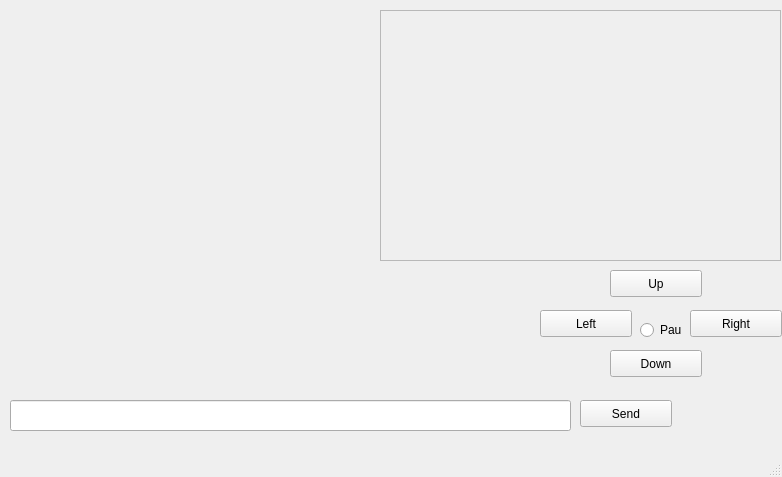
<?xml version="1.0" encoding="UTF-8"?>
<ui version="4.0">
 <class>MainWindow</class>
 <widget class="QMainWindow" name="MainWindow">
  <property name="geometry">
   <rect>
    <x>0</x>
    <y>0</y>
    <width>782</width>
    <height>477</height>
   </rect>
  </property>
  <property name="windowTitle">
   <string>MainWindow</string>
  </property>
  <widget class="QWidget" name="centralwidget">
   <widget class="QPushButton" name="pushButton">
    <property name="geometry">
     <rect>
      <x>580</x>
      <y>400</y>
      <width>92</width>
      <height>27</height>
     </rect>
    </property>
    <property name="text">
     <string>Send</string>
    </property>
   </widget>
   <widget class="QScrollArea" name="scrollArea">
    <property name="geometry">
     <rect>
      <x>380</x>
      <y>10</y>
      <width>401</width>
      <height>251</height>
     </rect>
    </property>
    <property name="widgetResizable">
     <bool>true</bool>
    </property>
    <widget class="QWidget" name="scrollAreaWidgetContents">
     <property name="geometry">
      <rect>
       <x>0</x>
       <y>0</y>
       <width>399</width>
       <height>249</height>
      </rect>
     </property>
     <widget class="Q3TextBrowser" name="textBrowser">
      <property name="geometry">
       <rect>
        <x>0</x>
        <y>0</y>
        <width>391</width>
        <height>241</height>
       </rect>
      </property>
     </widget>
    </widget>
   </widget>
   <widget class="QLineEdit" name="lineEdit">
    <property name="geometry">
     <rect>
      <x>10</x>
      <y>400</y>
      <width>561</width>
      <height>31</height>
     </rect>
    </property>
   </widget>
   <widget class="QPushButton" name="pushButton_2">
    <property name="geometry">
     <rect>
      <x>610</x>
      <y>270</y>
      <width>92</width>
      <height>27</height>
     </rect>
    </property>
    <property name="text">
     <string>Up</string>
    </property>
   </widget>
   <widget class="QPushButton" name="pushButton_3">
    <property name="geometry">
     <rect>
      <x>540</x>
      <y>310</y>
      <width>92</width>
      <height>27</height>
     </rect>
    </property>
    <property name="text">
     <string>Left</string>
    </property>
   </widget>
   <widget class="QPushButton" name="pushButton_4">
    <property name="geometry">
     <rect>
      <x>610</x>
      <y>350</y>
      <width>92</width>
      <height>27</height>
     </rect>
    </property>
    <property name="text">
     <string>Down</string>
    </property>
   </widget>
   <widget class="QPushButton" name="pushButton_5">
    <property name="geometry">
     <rect>
      <x>690</x>
      <y>310</y>
      <width>92</width>
      <height>27</height>
     </rect>
    </property>
    <property name="text">
     <string>Right</string>
    </property>
   </widget>
   <widget class="QRadioButton" name="radioButton">
    <property name="geometry">
     <rect>
      <x>640</x>
      <y>320</y>
      <width>41</width>
      <height>20</height>
     </rect>
    </property>
    <property name="text">
     <string>Pause</string>
    </property>
   </widget>
   <widget class="QWidget" name="gridLayoutWidget">
    <property name="geometry">
     <rect>
      <x>20</x>
      <y>10</y>
      <width>341</width>
      <height>361</height>
     </rect>
    </property>
    <layout class="QGridLayout" name="gridLayout"/>
   </widget>
  </widget>
  <widget class="QMenuBar" name="menubar">
   <property name="geometry">
    <rect>
     <x>0</x>
     <y>0</y>
     <width>782</width>
     <height>21</height>
    </rect>
   </property>
  </widget>
  <widget class="QStatusBar" name="statusbar"/>
 </widget>
 <customwidgets>
  <customwidget>
   <class>Q3Frame</class>
   <extends>QFrame</extends>
   <header>Qt3Support/Q3Frame</header>
   <container>1</container>
  </customwidget>
  <customwidget>
   <class>Q3TextEdit</class>
   <extends>Q3Frame</extends>
   <header>q3textedit.h</header>
  </customwidget>
  <customwidget>
   <class>Q3TextBrowser</class>
   <extends>Q3TextEdit</extends>
   <header>Qt3Support/Q3TextBrowser</header>
  </customwidget>
 </customwidgets>
 <resources/>
 <connections/>
</ui>
